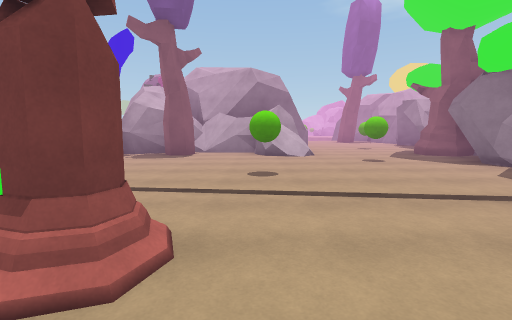
view 1 (above)

15 first-person views from a walk through a scene from a Unity 3-D project. The camera is 1.5 m above the floor, tilts 6° down and sees 85° across. The floor is counted in squares, 2 m on a side. Each view is taken from the middle of a square. On the plan, view 1 faces up. The plan holds only what a view shows up to about 10 squares ahead; the rest is blank. The place goes on beyond the plan. Some surface patterns are stand-ins.

view 2
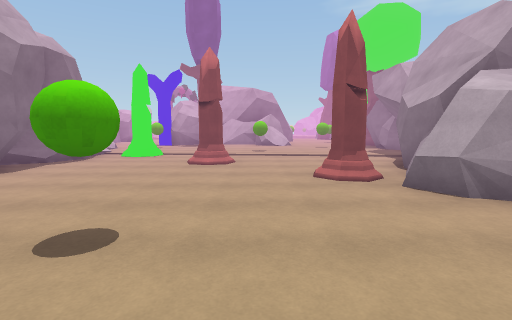

view 3
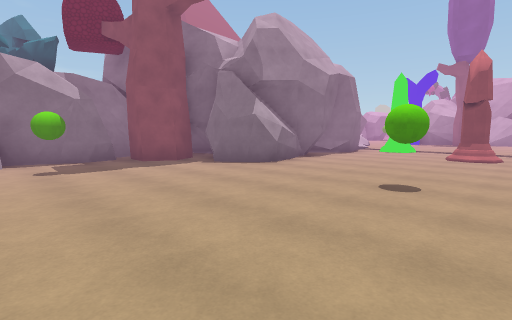

view 4
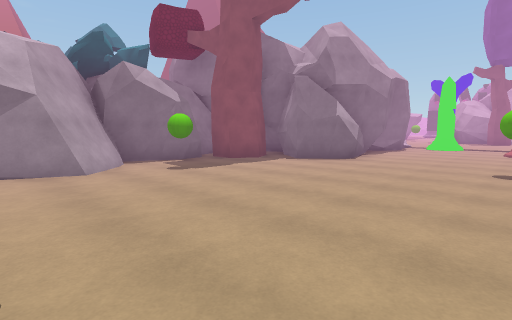

view 5
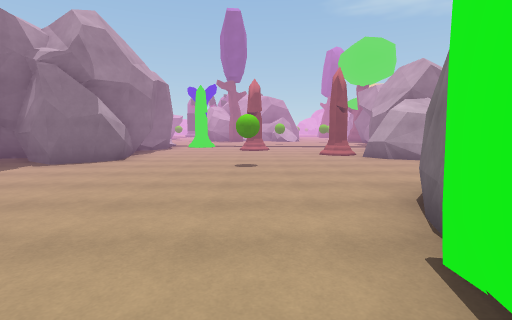

view 6
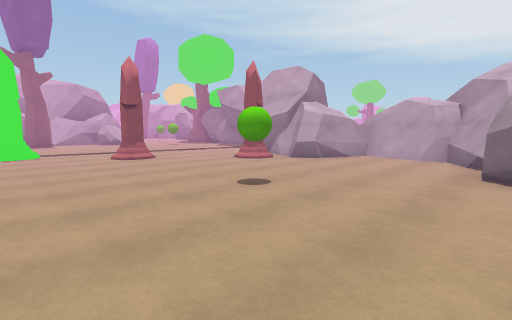

view 7
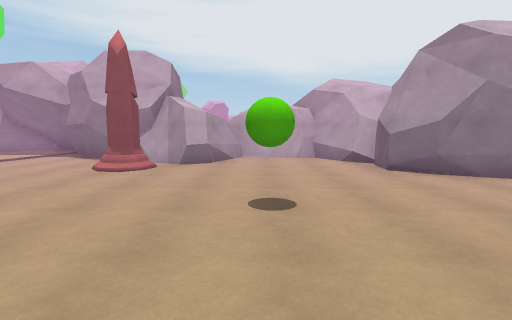

view 8
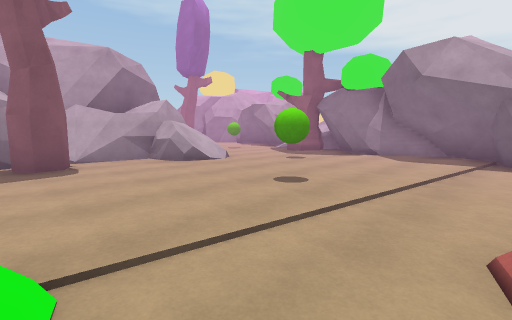

view 9
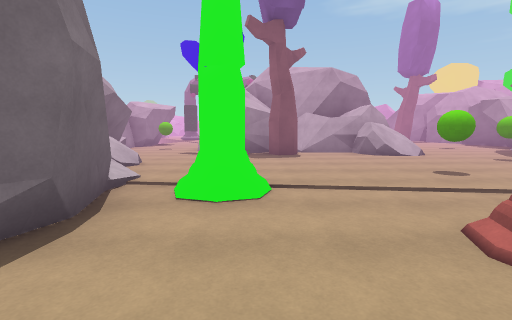

view 10
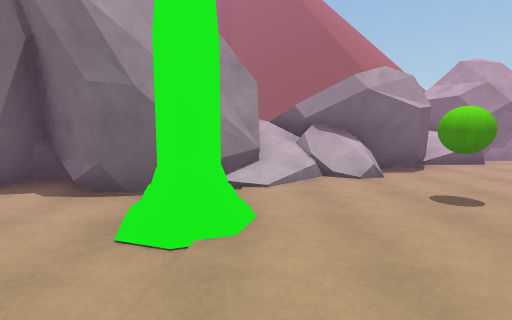

view 11
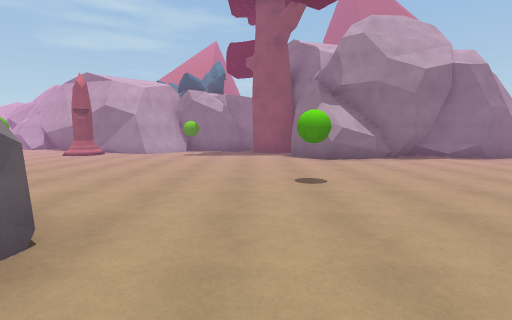

view 12
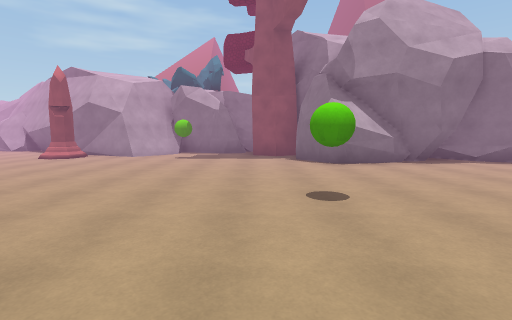

view 13
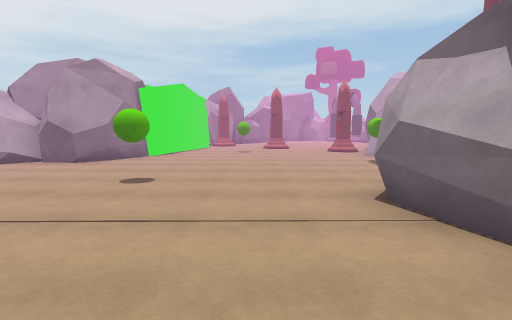

view 14
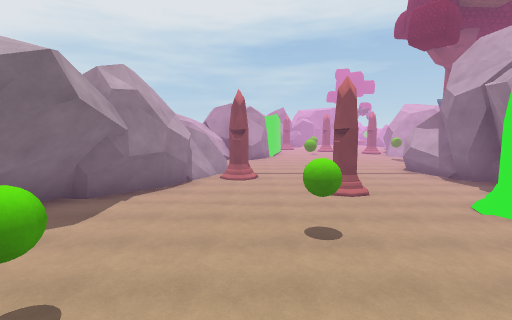

view 15
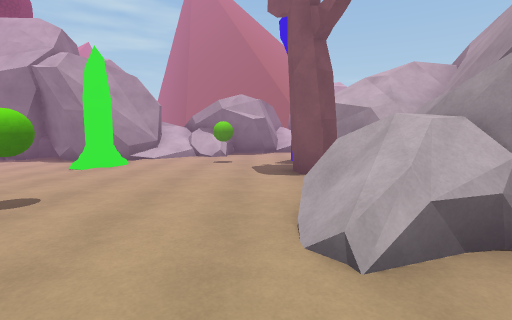

### Floor plan
Key: @ floor where view 1 was taken; # wall or solid block; x gap in a wall; . floor; / step, stairs or slope; = window, fence, low wall or low ledge; B boulder; G green ball; A box; O other object.
Columns run from 9 left of view 1 to 6 right of it. Each row starts with its distance up from view 1.
 11  #
 10  #. x  ##  ..O.#
  9 ##=..######....
  8   ...#.#.B/...#
  7   #...........##
  6   #B.G......G.#
  5   =#..........#
  4    #///..G....#
  3    ##A#.......#
  2    ##...O....##
  1    #....O...##
  0    ##....@OO#
 -1    ##......##
 -2  ####......####
 -3  ###....G....#
 -4  # ..........#
 -5  #..........##
 -6  #.G......###
 -7  ##.......#
 -8   #......##
 -9   #O..O..#

Where each view was taken, in squares from view 1:
view 1: 0 up, 0 right, facing up
view 2: 5 down, 0 right, facing up
view 3: 7 down, 0 right, facing up-left
view 4: 9 down, 1 left, facing up-left
view 5: 9 down, 1 left, facing up
view 6: 6 down, 4 left, facing up-right
view 7: 3 down, 4 left, facing right
view 8: 2 up, 3 left, facing up-right
view 9: 0 up, 3 left, facing up
view 10: 4 up, 1 left, facing left
view 11: 4 down, 3 right, facing left
view 12: 4 down, 2 right, facing left
view 13: 1 up, 3 left, facing down
view 14: 8 up, 1 right, facing down
view 15: 7 up, 3 right, facing left
